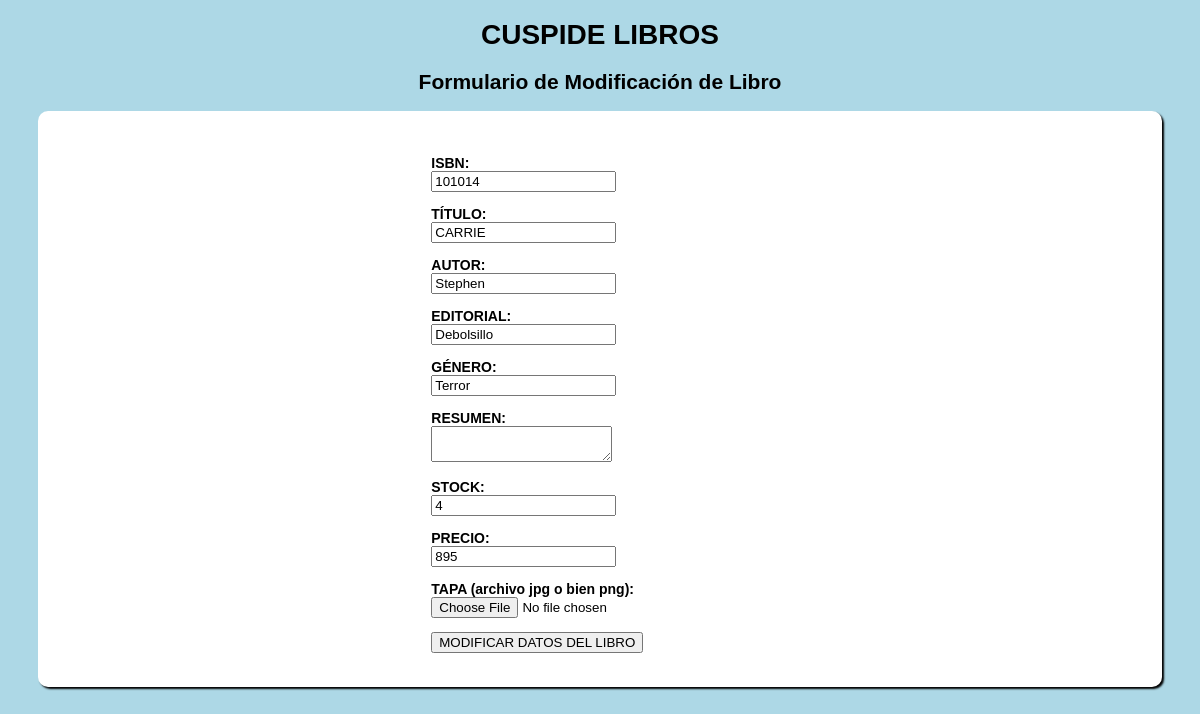
The app's page /cuspide/modificar2.php?isbn=101014 with its own data.
### tables this page shows
CREATE TABLE IF NOT EXISTS `libros` (
  `ISBN` int(11) NOT NULL,
  `TITULO` text NOT NULL,
  `AUTOR` text NOT NULL,
  `EDITORIAL` text NOT NULL,
  `GENERO` text NOT NULL,
  `TAPA` text NOT NULL,
  `RESUMEN` text NOT NULL,
  `STOCK` int(11) NOT NULL,
  `PRECIO` float NOT NULL
);

### cuspide/modificar2.php (the view, shortened to what this page needs)
<!DOCTYPE html>
	<head>
		<link rel="stylesheet" type="text/css" href="estilos/estilos.css">
	</head>
	<body>
		<h1>CUSPIDE LIBROS</h1>
		<h2>Formulario de Modificación de Libro</h2>
		 <main>
		  <form class="form2" action="modificar3.php" method="post" enctype="multipart/form-data">
		   <?php
		      $isbn=$_GET["isbn"];
		      $conexion=mysql_connect("localhost","root","");
			  $consulta="select * from libros where ISBN='$isbn'";
			  $resultado=mysql_query($consulta, $conexion);
			  $isbn=mysql_result($resultado, 0, 0);
			  $titulo=mysql_result($resultado, 0, 1);
			  $autor=mysql_result($resultado, 0, 2);
			  $editorial=mysql_result($resultado, 0, 3);
			  $genero=mysql_result($resultado, 0, 4);
			  $tapa=mysql_result($resultado, 0, 5);
			  $resumen=mysql_result($resultado, 0, 6);
			  $stock=mysql_result($resultado, 0, 7);
			  $precio=mysql_result($resultado, 0, 8);
			  echo "<p>ISBN: <br/><input type='text' name='isbn' value=$isbn readonly='readonly'/></p>";
			  echo "<p>TÍTULO: <br/><input type='text' name='titulo' value=$titulo required='required'/></p>";
			  echo "<p>AUTOR: <br/><input type='text' name='autor'  value=$autor required='required'/></p>";
			  echo "<p>EDITORIAL:<br/> <input type='text' name='edit' value=$editorial required='required'/></p>";
			  echo "<p>GÉNERO: <br/><input type='text' name='genero' value=$genero required='required'/></p>";
			  echo "<p>RESUMEN: <br/><textarea name='resumen' value=$resumen required='required'></textarea></p>";
			  echo "<p>STOCK: <br/><input type='number' name='stock' value=$stock required='required'/></p>";
			  echo "<p>PRECIO: <br/><input type='number' name='precio' value=$precio required='required'/></p>";
			  echo "<p>TAPA (archivo jpg o bien png):<br/><input type='file' value=$tapa name='tapa' accept='image/x-png,image/gif,image/jpeg' required='required'/></p>";
			  echo "<p><button type='submit' name='modif'>MODIFICAR DATOS DEL LIBRO</button></p>";
			?>
		  </form>
		</main>
	</body>
</html>

### cuspide/estilos/estilos.css (style rules this page uses)
body { font-family:arial, verdana, sans-serif; font-size:14px; background-color:lightblue; }
main { width:95%; margin:auto; background-color:white; border-radius:10px; box-shadow:2px 2px 2px black; padding-top:30px; padding-bottom:20px; }
h1, h2 { text-align:center; }
p { font-weight:bold; }
form { width:50%; height:auto; margin:auto; }
.form2 { width:30%; }

### records on screen
libros: isbn "101014", titulo "CARRIE", edit "Debolsillo", genero "Terror", stock "4", precio "895"
